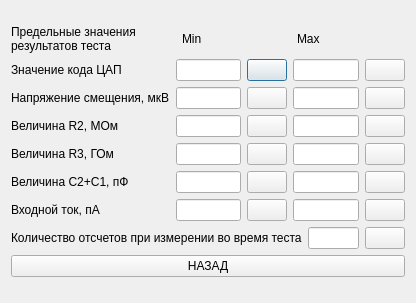
<?xml version="1.0" encoding="UTF-8"?>
<ui version="4.0">
 <class>Setup_Test</class>
 <widget class="QDialog" name="Setup_Test">
  <property name="geometry">
   <rect>
    <x>0</x>
    <y>0</y>
    <width>416</width>
    <height>303</height>
   </rect>
  </property>
  <property name="windowTitle">
   <string>Dialog</string>
  </property>
  <layout class="QGridLayout" name="gridLayout">
   <item row="2" column="0">
    <layout class="QHBoxLayout" name="horizontalLayout">
     <item>
      <layout class="QVBoxLayout" name="verticalLayout_5">
       <item>
        <widget class="QLabel" name="label_4">
         <property name="text">
          <string>Значение кода ЦАП</string>
         </property>
        </widget>
       </item>
       <item>
        <widget class="QLabel" name="label_5">
         <property name="text">
          <string>Напряжение смещения, мкВ</string>
         </property>
        </widget>
       </item>
       <item>
        <widget class="QLabel" name="label_6">
         <property name="text">
          <string>Величина R2, МОм</string>
         </property>
        </widget>
       </item>
       <item>
        <widget class="QLabel" name="label_7">
         <property name="text">
          <string>Величина R3, ГОм</string>
         </property>
        </widget>
       </item>
       <item>
        <widget class="QLabel" name="label_8">
         <property name="text">
          <string>Величина C2+C1, пФ</string>
         </property>
        </widget>
       </item>
       <item>
        <widget class="QLabel" name="label_9">
         <property name="text">
          <string>Входной ток, пА</string>
         </property>
        </widget>
       </item>
      </layout>
     </item>
     <item>
      <layout class="QVBoxLayout" name="verticalLayout_2">
       <item>
        <widget class="QLineEdit" name="lineEdit"/>
       </item>
       <item>
        <widget class="QLineEdit" name="lineEdit_3"/>
       </item>
       <item>
        <widget class="QLineEdit" name="lineEdit_5"/>
       </item>
       <item>
        <widget class="QLineEdit" name="lineEdit_7"/>
       </item>
       <item>
        <widget class="QLineEdit" name="lineEdit_9"/>
       </item>
       <item>
        <widget class="QLineEdit" name="lineEdit_11"/>
       </item>
      </layout>
     </item>
     <item>
      <layout class="QVBoxLayout" name="verticalLayout_3">
       <item>
        <widget class="QPushButton" name="pushButton_2">
         <property name="text">
          <string/>
         </property>
         <property name="icon">
          <iconset resource="myres.qrc">
           <normaloff>:/images/keyboard_icon-icons.com_71162.png</normaloff>:/images/keyboard_icon-icons.com_71162.png</iconset>
         </property>
        </widget>
       </item>
       <item>
        <widget class="QPushButton" name="pushButton_5">
         <property name="text">
          <string/>
         </property>
         <property name="icon">
          <iconset resource="myres.qrc">
           <normaloff>:/images/keyboard_icon-icons.com_71162.png</normaloff>:/images/keyboard_icon-icons.com_71162.png</iconset>
         </property>
        </widget>
       </item>
       <item>
        <widget class="QPushButton" name="pushButton_7">
         <property name="text">
          <string/>
         </property>
         <property name="icon">
          <iconset resource="myres.qrc">
           <normaloff>:/images/keyboard_icon-icons.com_71162.png</normaloff>:/images/keyboard_icon-icons.com_71162.png</iconset>
         </property>
        </widget>
       </item>
       <item>
        <widget class="QPushButton" name="pushButton_9">
         <property name="text">
          <string/>
         </property>
         <property name="icon">
          <iconset resource="myres.qrc">
           <normaloff>:/images/keyboard_icon-icons.com_71162.png</normaloff>:/images/keyboard_icon-icons.com_71162.png</iconset>
         </property>
        </widget>
       </item>
       <item>
        <widget class="QPushButton" name="pushButton_11">
         <property name="text">
          <string/>
         </property>
         <property name="icon">
          <iconset resource="myres.qrc">
           <normaloff>:/images/keyboard_icon-icons.com_71162.png</normaloff>:/images/keyboard_icon-icons.com_71162.png</iconset>
         </property>
        </widget>
       </item>
       <item>
        <widget class="QPushButton" name="pushButton_13">
         <property name="text">
          <string/>
         </property>
         <property name="icon">
          <iconset resource="myres.qrc">
           <normaloff>:/images/keyboard_icon-icons.com_71162.png</normaloff>:/images/keyboard_icon-icons.com_71162.png</iconset>
         </property>
        </widget>
       </item>
      </layout>
     </item>
     <item>
      <layout class="QVBoxLayout" name="verticalLayout">
       <item>
        <widget class="QLineEdit" name="lineEdit_2"/>
       </item>
       <item>
        <widget class="QLineEdit" name="lineEdit_4"/>
       </item>
       <item>
        <widget class="QLineEdit" name="lineEdit_6"/>
       </item>
       <item>
        <widget class="QLineEdit" name="lineEdit_8"/>
       </item>
       <item>
        <widget class="QLineEdit" name="lineEdit_10"/>
       </item>
       <item>
        <widget class="QLineEdit" name="lineEdit_12"/>
       </item>
      </layout>
     </item>
     <item>
      <layout class="QVBoxLayout" name="verticalLayout_4">
       <item>
        <widget class="QPushButton" name="pushButton_3">
         <property name="text">
          <string/>
         </property>
         <property name="icon">
          <iconset resource="myres.qrc">
           <normaloff>:/images/keyboard_icon-icons.com_71162.png</normaloff>:/images/keyboard_icon-icons.com_71162.png</iconset>
         </property>
        </widget>
       </item>
       <item>
        <widget class="QPushButton" name="pushButton_4">
         <property name="text">
          <string/>
         </property>
         <property name="icon">
          <iconset resource="myres.qrc">
           <normaloff>:/images/keyboard_icon-icons.com_71162.png</normaloff>:/images/keyboard_icon-icons.com_71162.png</iconset>
         </property>
        </widget>
       </item>
       <item>
        <widget class="QPushButton" name="pushButton_6">
         <property name="text">
          <string/>
         </property>
         <property name="icon">
          <iconset resource="myres.qrc">
           <normaloff>:/images/keyboard_icon-icons.com_71162.png</normaloff>:/images/keyboard_icon-icons.com_71162.png</iconset>
         </property>
        </widget>
       </item>
       <item>
        <widget class="QPushButton" name="pushButton_8">
         <property name="text">
          <string/>
         </property>
         <property name="icon">
          <iconset resource="myres.qrc">
           <normaloff>:/images/keyboard_icon-icons.com_71162.png</normaloff>:/images/keyboard_icon-icons.com_71162.png</iconset>
         </property>
        </widget>
       </item>
       <item>
        <widget class="QPushButton" name="pushButton_10">
         <property name="text">
          <string/>
         </property>
         <property name="icon">
          <iconset resource="myres.qrc">
           <normaloff>:/images/keyboard_icon-icons.com_71162.png</normaloff>:/images/keyboard_icon-icons.com_71162.png</iconset>
         </property>
        </widget>
       </item>
       <item>
        <widget class="QPushButton" name="pushButton_12">
         <property name="text">
          <string/>
         </property>
         <property name="icon">
          <iconset resource="myres.qrc">
           <normaloff>:/images/keyboard_icon-icons.com_71162.png</normaloff>:/images/keyboard_icon-icons.com_71162.png</iconset>
         </property>
        </widget>
       </item>
      </layout>
     </item>
    </layout>
   </item>
   <item row="0" column="0">
    <spacer name="verticalSpacer_2">
     <property name="orientation">
      <enum>Qt::Vertical</enum>
     </property>
     <property name="sizeHint" stdset="0">
      <size>
       <width>20</width>
       <height>40</height>
      </size>
     </property>
    </spacer>
   </item>
   <item row="1" column="0">
    <layout class="QHBoxLayout" name="horizontalLayout_2">
     <property name="sizeConstraint">
      <enum>QLayout::SetNoConstraint</enum>
     </property>
     <item>
      <widget class="QLabel" name="label">
       <property name="sizePolicy">
        <sizepolicy hsizetype="Preferred" vsizetype="Fixed">
         <horstretch>0</horstretch>
         <verstretch>0</verstretch>
        </sizepolicy>
       </property>
       <property name="text">
        <string>Предельные значения
результатов теста</string>
       </property>
      </widget>
     </item>
     <item>
      <spacer name="horizontalSpacer">
       <property name="orientation">
        <enum>Qt::Horizontal</enum>
       </property>
       <property name="sizeType">
        <enum>QSizePolicy::Fixed</enum>
       </property>
       <property name="sizeHint" stdset="0">
        <size>
         <width>40</width>
         <height>20</height>
        </size>
       </property>
      </spacer>
     </item>
     <item>
      <widget class="QLabel" name="label_2">
       <property name="sizePolicy">
        <sizepolicy hsizetype="Preferred" vsizetype="Fixed">
         <horstretch>0</horstretch>
         <verstretch>0</verstretch>
        </sizepolicy>
       </property>
       <property name="text">
        <string>Min</string>
       </property>
      </widget>
     </item>
     <item>
      <widget class="QLabel" name="label_3">
       <property name="sizePolicy">
        <sizepolicy hsizetype="Preferred" vsizetype="Fixed">
         <horstretch>0</horstretch>
         <verstretch>0</verstretch>
        </sizepolicy>
       </property>
       <property name="text">
        <string>Max</string>
       </property>
      </widget>
     </item>
    </layout>
   </item>
   <item row="3" column="0">
    <layout class="QHBoxLayout" name="horizontalLayout_3">
     <item>
      <widget class="QLabel" name="label_10">
       <property name="text">
        <string>Количество отсчетов при измерении во время теста</string>
       </property>
      </widget>
     </item>
     <item>
      <widget class="QLineEdit" name="lineEdit_13"/>
     </item>
     <item>
      <widget class="QPushButton" name="pushButton_14">
       <property name="text">
        <string/>
       </property>
       <property name="icon">
        <iconset resource="myres.qrc">
         <normaloff>:/images/keyboard_icon-icons.com_71162.png</normaloff>:/images/keyboard_icon-icons.com_71162.png</iconset>
       </property>
      </widget>
     </item>
    </layout>
   </item>
   <item row="4" column="0">
    <widget class="QPushButton" name="pushButton">
     <property name="text">
      <string>НАЗАД</string>
     </property>
    </widget>
   </item>
   <item row="5" column="0">
    <spacer name="verticalSpacer">
     <property name="orientation">
      <enum>Qt::Vertical</enum>
     </property>
     <property name="sizeHint" stdset="0">
      <size>
       <width>20</width>
       <height>40</height>
      </size>
     </property>
    </spacer>
   </item>
  </layout>
 </widget>
 <resources>
  <include location="myres.qrc"/>
 </resources>
 <connections/>
</ui>
